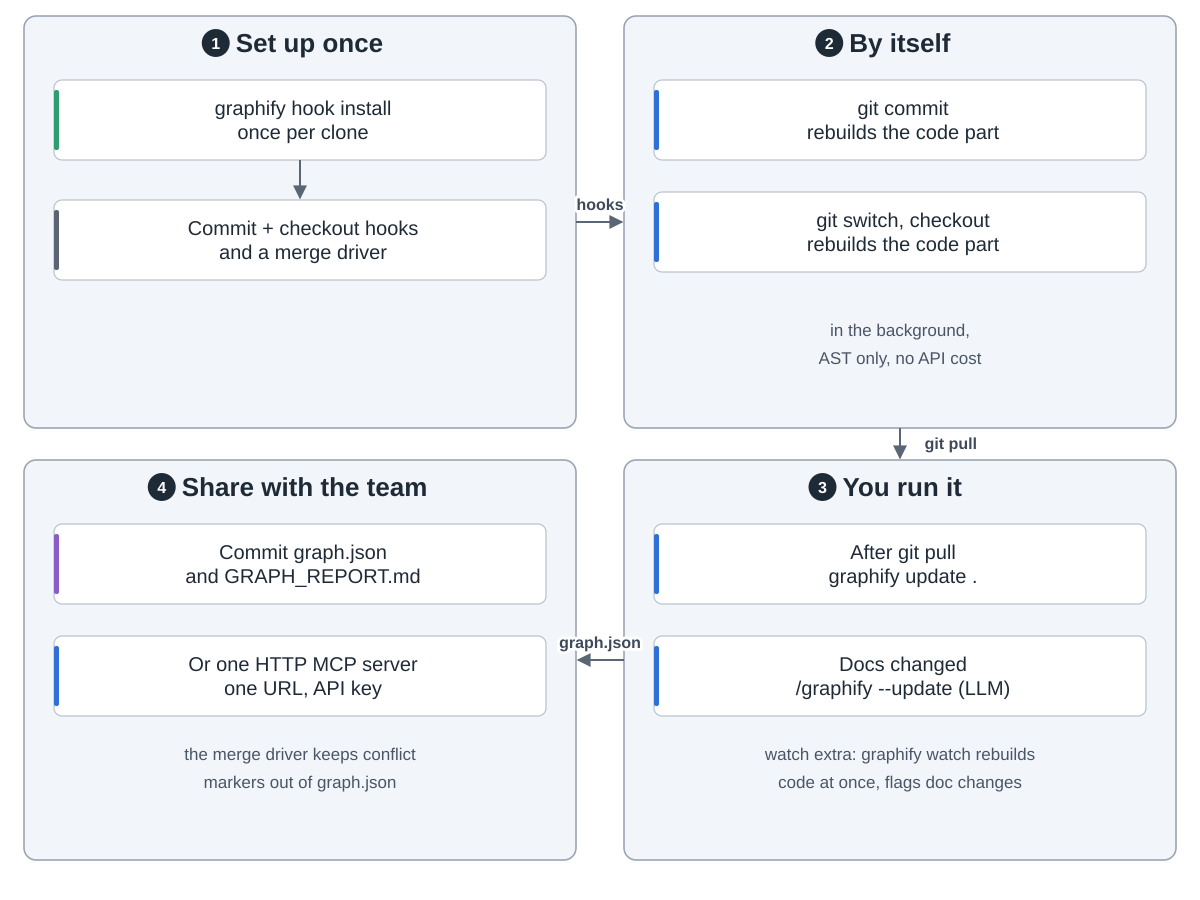

Here is the Python script that generated this plot:
"""graphify: keep the graph current and share it.  Drawn from the graphify repo
(https://github.com/Graphify-Labs/graphify, README.md "Team setup" and "Recommended workflow";
graphify/hooks.py (post-commit and post-checkout hooks, detached background rebuild, "code only",
merge driver for graph.json); graphify/watch.py watch() (code: rebuild now, docs: needs_update flag);
README.md "Shared HTTP server"; pyproject.toml extras watch, mcp; commit 35adf43).
Run: python3 current.py

Snake order: 1 set up once (top left) -> 2 by itself (top right) -> 3 you run it (bottom right)
-> 4 share with the team (bottom left)."""
import sys
from pathlib import Path

sys.path.insert(0, str(Path(__file__).resolve().parents[2] / "tools"))
from archdiagram import Diagram  # noqa: E402

L, R, W = 24, 624, 552
T1, H1 = 16, 412
T2, H2 = 460, 400


def col(x, top, cards, h=72, gap=24, arrows=True):
    """One column of wide cards, top to bottom, optionally joined by arrows."""
    for i, (lbl, kind) in enumerate(cards):
        y = top + 64 + i * (h + gap)
        d.card(x + 30, y, lbl, kind, w=492, h=h)
        if arrows and i:
            d.arrow(f"M{x + W / 2} {y - gap}V{y - 2}")


def handoffs(a, b, c, ya=T1 + 206, yc=T2 + 200):
    """Arrows between the four groups in snake order, with what each one carries."""
    if a:
        d.arrow(f"M{L + W} {ya}H{R - 2}", label=a, at=(600, ya - 12))
    if b:
        d.arrow(f"M{R + W / 2} {T1 + H1}V{T2 - 2}", label=b, at=(R + W / 2 + 14 + len(b) * 4.6, T1 + H1 + 21))
    if c:
        d.arrow(f"M{R} {yc}H{L + W + 2}", label=c, at=(600, yc - 12))


d = Diagram("graphify: keep it current, share it",
            "1 Set up once per clone: graphify hook install adds a post-commit hook, a post-checkout hook and a "
            "git merge driver for graph.json. "
            "2 By itself: every git commit and every branch switch rebuilds the code part in the background, "
            "AST only, no API cost. "
            "3 You run it: after git pull or merge, graphify update; when docs or papers change, /graphify "
            "--update, which uses the LLM. With the watch extra, graphify watch rebuilds code at once and flags "
            "doc changes for --update. "
            "4 Share with the team: commit graph.json and GRAPH_REPORT.md; the merge driver keeps conflict "
            "markers out of graph.json; or serve one graph over HTTP for everyone, with an API key when it is "
            "open beyond localhost.")

d.group(L, T1, W, H1, "Set up once", 1)
col(L, T1, [("graphify hook install|once per clone", "plan"),
            ("Commit + checkout hooks|and a merge driver", "data")], h=80, gap=40)

d.group(R, T1, W, H1, "By itself", 2)
col(R, T1, [("git commit|rebuilds the code part", "coding"),
            ("git switch, checkout|rebuilds the code part", "coding")], h=80, gap=32, arrows=False)
d.note(R + W / 2, T1 + 320, "in the background,")
d.note(R + W / 2, T1 + 348, "AST only, no API cost")

d.group(R, T2, W, H2, "You run it", 3)
col(R, T2, [("After git pull|graphify update .", "coding"),
            ("Docs changed|/graphify --update (LLM)", "coding")], h=80, gap=32, arrows=False)
d.note(R + W / 2, T2 + 300, "watch extra: graphify watch rebuilds")
d.note(R + W / 2, T2 + 328, "code at once, flags doc changes")

d.group(L, T2, W, H2, "Share with the team", 4)
col(L, T2, [("Commit graph.json|and GRAPH_REPORT.md", "write"),
            ("Or one HTTP MCP server|one URL, API key", "coding")], h=80, gap=32, arrows=False)
d.note(L + W / 2, T2 + 300, "the merge driver keeps conflict")
d.note(L + W / 2, T2 + 328, "markers out of graph.json")

handoffs("hooks", "git pull", "graph.json")
d.save(Path(__file__).with_name("current.svg"))
